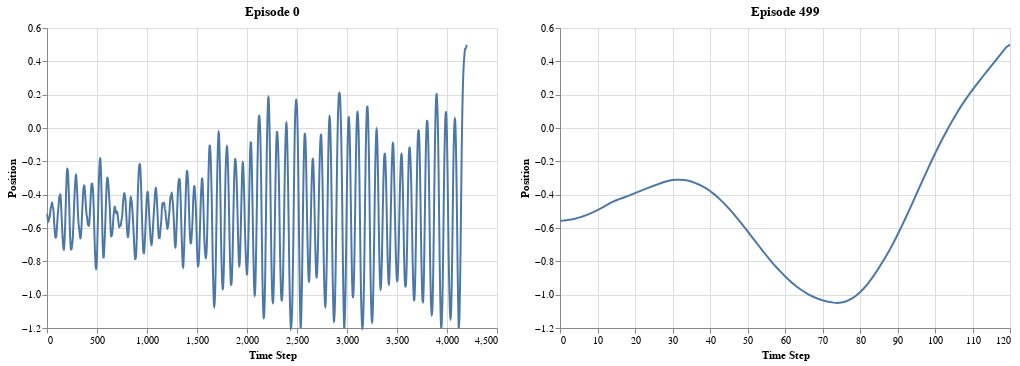

Notebook code cell kept with this figure:
### Markdown cell above
# Plot the position of the car over time on the first vs last episode

### Code cell
mountain_car.plot_episode_pos_over_time(0) | mountain_car.plot_episode_pos_over_time(num_episodes - 1)

### Figure 1 — Vega-Lite specification as saved in the notebook (floating-point values rounded to 4 significant figures; data arrays with more than 128 entries replaced by an {"elided": "..."} marker saying what was removed)
{"config": {"view": {"continuousWidth": 400, "continuousHeight": 300}}, "hconcat": [{"data": {"name": "data-7f93a366ded05eae33472977bd898a9a"}, "mark": "line", "encoding": {"x": {"field": "index", "title": "Time Step", "type": "quantitative"}, "y": {"field": "pos", "title": "Position", "type": "quantitative"}}, "height": 300, "title": "Episode 0", "width": 450}, {"data": {"name": "data-a68d390dcf84527f4e1dfe656079e24a"}, "mark": "line", "encoding": {"x": {"field": "index", "title": "Time Step", "type": "quantitative"}, "y": {"field": "pos", "title": "Position", "type": "quantitative"}}, "height": 300, "title": "Episode 499", "width": 450}], "$schema": "https://vega.github.io/schema/vega-lite/v4.17.0.json", "datasets": {"data-7f93a366ded05eae33472977bd898a9a": {"elided": "4197 records"}, "data-a68d390dcf84527f4e1dfe656079e24a": [{"index": 0, "vel": 0.0, "pos": -0.5563, "episode": 499}, {"index": 1, "vel": 0.001245, "pos": -0.555, "episode": 499}, {"index": 2, "vel": 0.00248, "pos": -0.5525, "episode": 499}, {"index": 3, "vel": 0.003697, "pos": -0.5488, "episode": 499}, {"index": 4, "vel": 0.004886, "pos": -0.544, "episode": 499}, {"index": 5, "vel": 0.006039, "pos": -0.5379, "episode": 499}, {"index": 6, "vel": 0.007146, "pos": -0.5308, "episode": 499}, {"index": 7, "vel": 0.0082, "pos": -0.5226, "episode": 499}, {"index": 8, "vel": 0.009192, "pos": -0.5134, "episode": 499}, {"index": 9, "vel": 0.01012, "pos": -0.5033, "episode": 499}, {"index": 10, "vel": 0.01096, "pos": -0.4923, "episode": 499}, {"index": 11, "vel": 0.01173, "pos": -0.4806, "episode": 499}, {"index": 12, "vel": 0.01241, "pos": -0.4682, "episode": 499}, {"index": 13, "vel": 0.01299, "pos": -0.4552, "episode": 499}, {"index": 14, "vel": 0.01148, "pos": -0.4437, "episode": 499}, {"index": 15, "vel": 0.00989, "pos": -0.4338, "episode": 499}, {"index": 16, "vel": 0.008225, "pos": -0.4256, "episode": 499}, {"index": 17, "vel": 0.0085, "pos": -0.4171, "episode": 499}, {"index": 18, "vel": 0.008715, "pos": -0.4084, "episode": 499}, {"index": 19, "vel": 0.008867, "pos": -0.3995, "episode": 499}, {"index": 20, "vel": 0.008958, "pos": -0.3905, "episode": 499}, {"index": 21, "vel": 0.008986, "pos": -0.3816, "episode": 499}, {"index": 22, "vel": 0.008953, "pos": -0.3726, "episode": 499}, {"index": 23, "vel": 0.008859, "pos": -0.3637, "episode": 499}, {"index": 24, "vel": 0.008705, "pos": -0.355, "episode": 499}, {"index": 25, "vel": 0.008494, "pos": -0.3465, "episode": 499}, {"index": 26, "vel": 0.008228, "pos": -0.3383, "episode": 499}, {"index": 27, "vel": 0.007909, "pos": -0.3304, "episode": 499}, {"index": 28, "vel": 0.00754, "pos": -0.3229, "episode": 499}, {"index": 29, "vel": 0.006123, "pos": -0.3167, "episode": 499}, {"index": 30, "vel": 0.00467, "pos": -0.3121, "episode": 499}, {"index": 31, "vel": 0.002187, "pos": -0.3099, "episode": 499}, {"index": 32, "vel": -0.0003078, "pos": -0.3102, "episode": 499}, {"index": 33, "vel": -0.001801, "pos": -0.312, "episode": 499}, {"index": 34, "vel": -0.003284, "pos": -0.3153, "episode": 499}, {"index": 35, "vel": -0.005746, "pos": -0.321, "episode": 499}, {"index": 36, "vel": -0.008174, "pos": -0.3292, "episode": 499}, {"index": 37, "vel": -0.009551, "pos": -0.3387, "episode": 499}, {"index": 38, "vel": -0.01087, "pos": -0.3496, "episode": 499}, {"index": 39, "vel": -0.01311, "pos": -0.3627, "episode": 499}, {"index": 40, "vel": -0.01527, "pos": -0.378, "episode": 499}, {"index": 41, "vel": -0.01733, "pos": -0.3953, "episode": 499}, {"index": 42, "vel": -0.01927, "pos": -0.4146, "episode": 499}, {"index": 43, "vel": -0.02107, "pos": -0.4357, "episode": 499}, {"index": 44, "vel": -0.02272, "pos": -0.4584, "episode": 499}, {"index": 45, "vel": -0.02421, "pos": -0.4826, "episode": 499}, {"index": 46, "vel": -0.02552, "pos": -0.5081, "episode": 499}, {"index": 47, "vel": -0.02663, "pos": -0.5348, "episode": 499}, {"index": 48, "vel": -0.02755, "pos": -0.5623, "episode": 499}, {"index": 49, "vel": -0.02826, "pos": -0.5906, "episode": 499}, {"index": 50, "vel": -0.02876, "pos": -0.6193, "episode": 499}, {"index": 51, "vel": -0.02905, "pos": -0.6484, "episode": 499}, {"index": 52, "vel": -0.02914, "pos": -0.6775, "episode": 499}, {"index": 53, "vel": -0.02902, "pos": -0.7065, "episode": 499}, {"index": 54, "vel": -0.02872, "pos": -0.7353, "episode": 499}, {"index": 55, "vel": -0.02824, "pos": -0.7635, "episode": 499}, {"index": 56, "vel": -0.02759, "pos": -0.7911, "episode": 499}, {"index": 57, "vel": -0.02679, "pos": -0.8179, "episode": 499}, {"index": 58, "vel": -0.02486, "pos": -0.8427, "episode": 499}, {"index": 59, "vel": -0.02382, "pos": -0.8666, "episode": 499}, {"index": 60, "vel": -0.02267, "pos": -0.8892, "episode": 499}, {"index": 61, "vel": -0.02145, "pos": -0.9107, "episode": 499}, {"index": 62, "vel": -0.02016, "pos": -0.9308, "episode": 499}, {"index": 63, "vel": -0.01881, "pos": -0.9496, "episode": 499}, {"index": 64, "vel": -0.01641, "pos": -0.9661, "episode": 499}, {"index": 65, "vel": -0.01499, "pos": -0.9811, "episode": 499}, {"index": 66, "vel": -0.01354, "pos": -0.9946, "episode": 499}, {"index": 67, "vel": -0.01207, "pos": -1.007, "episode": 499}, {"index": 68, "vel": -0.01059, "pos": -1.017, "episode": 499}, {"index": 69, "vel": -0.009096, "pos": -1.026, "episode": 499}, {"index": 70, "vel": -0.007601, "pos": -1.034, "episode": 499}, {"index": 71, "vel": -0.006103, "pos": -1.04, "episode": 499}, {"index": 72, "vel": -0.004603, "pos": -1.045, "episode": 499}, {"index": 73, "vel": -0.003103, "pos": -1.048, "episode": 499}, {"index": 74, "vel": -0.001603, "pos": -1.049, "episode": 499}, {"index": 75, "vel": 0.001897, "pos": -1.047, "episode": 499}, {"index": 76, "vel": 0.005397, "pos": -1.042, "episode": 499}, {"index": 77, "vel": 0.008896, "pos": -1.033, "episode": 499}, {"index": 78, "vel": 0.01239, "pos": -1.021, "episode": 499}, {"index": 79, "vel": 0.01589, "pos": -1.005, "episode": 499}, {"index": 80, "vel": 0.01937, "pos": -0.9855, "episode": 499}, {"index": 81, "vel": 0.02282, "pos": -0.9627, "episode": 499}, {"index": 82, "vel": 0.02624, "pos": -0.9364, "episode": 499}, {"index": 83, "vel": 0.02961, "pos": -0.9068, "episode": 499}, {"index": 84, "vel": 0.03189, "pos": -0.875, "episode": 499}, {"index": 85, "vel": 0.03506, "pos": -0.8399, "episode": 499}, {"index": 86, "vel": 0.03609, "pos": -0.8038, "episode": 499}, {"index": 87, "vel": 0.03696, "pos": -0.7668, "episode": 499}, {"index": 88, "vel": 0.03962, "pos": -0.7272, "episode": 499}, {"index": 89, "vel": 0.04206, "pos": -0.6852, "episode": 499}, {"index": 90, "vel": 0.04422, "pos": -0.6409, "episode": 499}, {"index": 91, "vel": 0.04608, "pos": -0.5949, "episode": 499}, {"index": 92, "vel": 0.04761, "pos": -0.5472, "episode": 499}, {"index": 93, "vel": 0.04879, "pos": -0.4984, "episode": 499}, {"index": 94, "vel": 0.0496, "pos": -0.4488, "episode": 499}, {"index": 95, "vel": 0.05005, "pos": -0.3988, "episode": 499}, {"index": 96, "vel": 0.05013, "pos": -0.3487, "episode": 499}, {"index": 97, "vel": 0.04988, "pos": -0.2988, "episode": 499}, {"index": 98, "vel": 0.04932, "pos": -0.2495, "episode": 499}, {"index": 99, "vel": 0.04849, "pos": -0.201, "episode": 499}, {"index": 100, "vel": 0.04743, "pos": -0.1536, "episode": 499}, {"index": 101, "vel": 0.04519, "pos": -0.1084, "episode": 499}, {"index": 102, "vel": 0.04382, "pos": -0.06454, "episode": 499}, {"index": 103, "vel": 0.04237, "pos": -0.02218, "episode": 499}, {"index": 104, "vel": 0.04087, "pos": 0.01869, "episode": 499}, {"index": 105, "vel": 0.03938, "pos": 0.05807, "episode": 499}, {"index": 106, "vel": 0.03791, "pos": 0.09598, "episode": 499}, {"index": 107, "vel": 0.03652, "pos": 0.1325, "episode": 499}, {"index": 108, "vel": 0.03321, "pos": 0.1657, "episode": 499}, {"index": 109, "vel": 0.03201, "pos": 0.1977, "episode": 499}, {"index": 110, "vel": 0.03094, "pos": 0.2287, "episode": 499}, {"index": 111, "vel": 0.03001, "pos": 0.2587, "episode": 499}, {"index": 112, "vel": 0.02922, "pos": 0.2879, "episode": 499}, {"index": 113, "vel": 0.0286, "pos": 0.3165, "episode": 499}, {"index": 114, "vel": 0.02814, "pos": 0.3446, "episode": 499}, {"index": 115, "vel": 0.02786, "pos": 0.3725, "episode": 499}, {"index": 116, "vel": 0.02777, "pos": 0.4003, "episode": 499}, {"index": 117, "vel": 0.02787, "pos": 0.4281, "episode": 499}, {"index": 118, "vel": 0.02816, "pos": 0.4563, "episode": 499}, {"index": 119, "vel": 0.02866, "pos": 0.4849, "episode": 499}, {"index": 120, "vel": 0.02937, "pos": 0.5, "episode": 499}]}}
